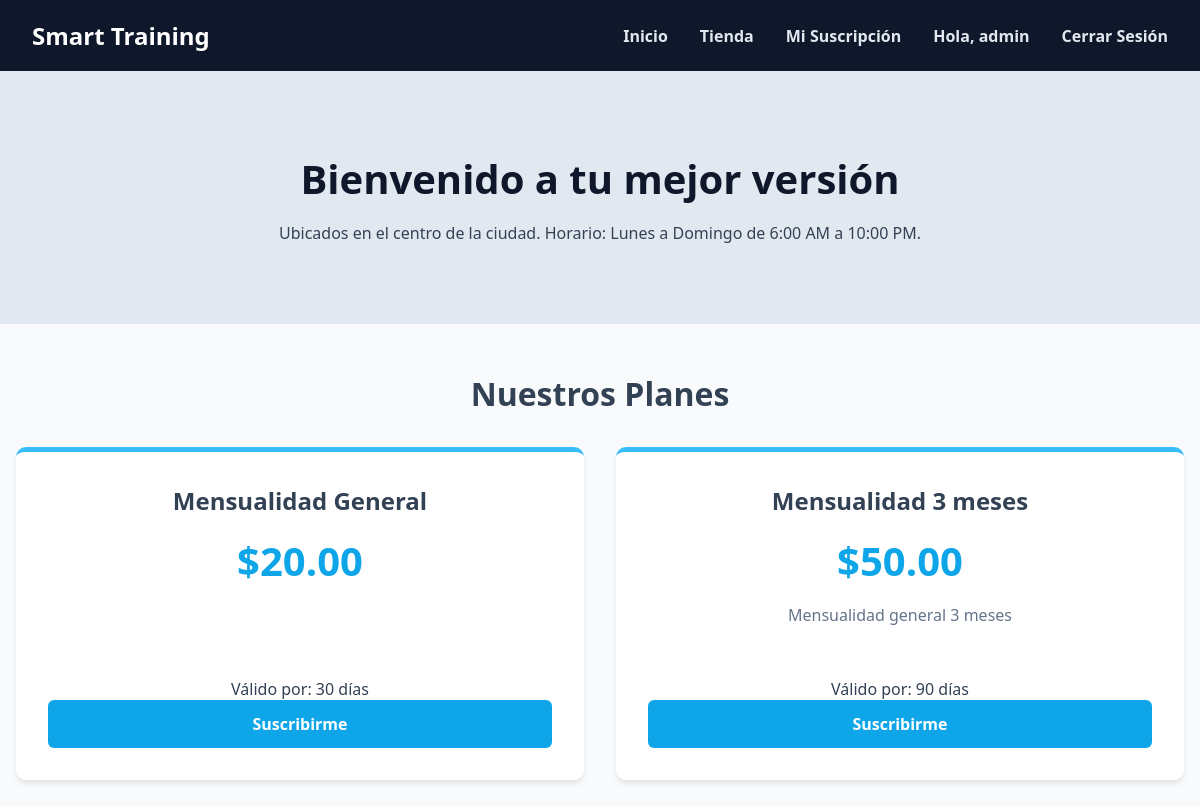
The page /inicio/ (signed in) on the database as committed earlier.
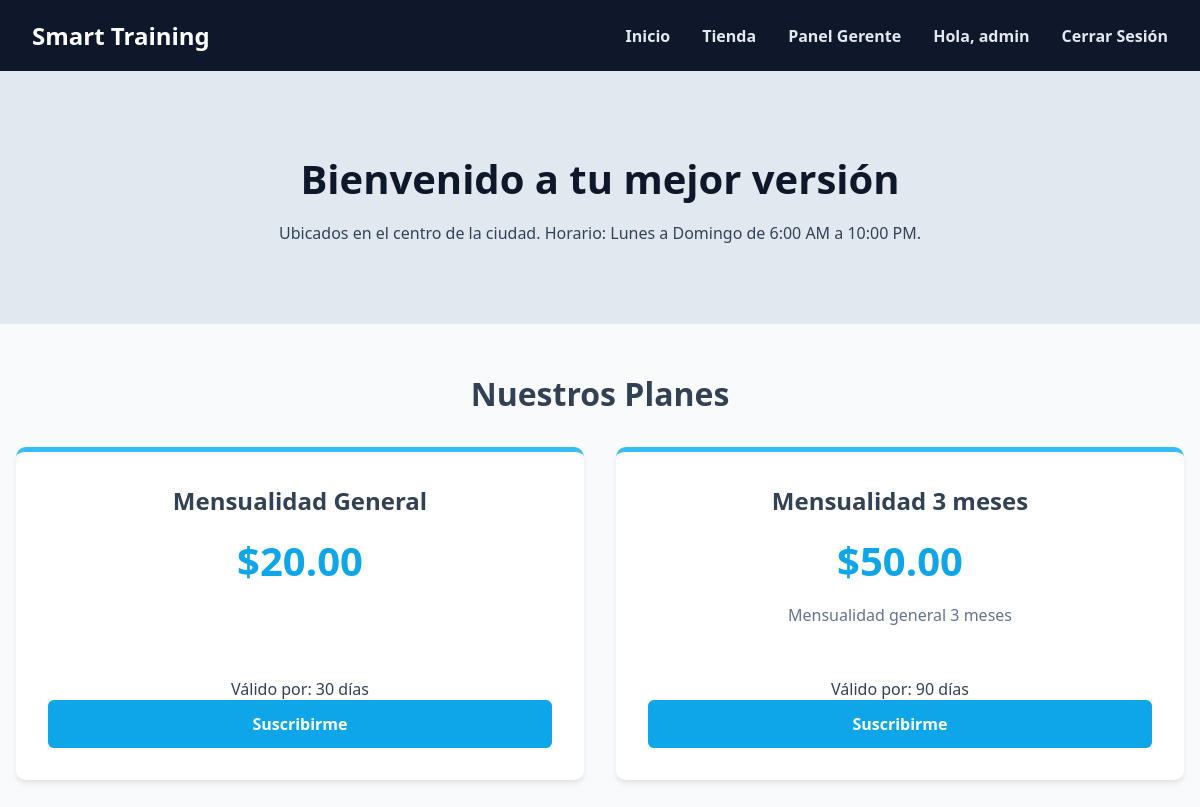
The same page on the database as committed later.
### users/models.py (models this page shows, shortened)
class CustomUser(AbstractUser):
    is_client = models.BooleanField(default=True, verbose_name="Es Cliente")
    is_manager = models.BooleanField(default=False, verbose_name="Es Gerente")
    is_trainer = models.BooleanField(default=False, verbose_name="Es Entrenador")
    cedula = models.CharField(max_length=20, unique=True, null=True, blank=True, verbose_name="Cédula de Identidad")
    telefono = models.CharField(max_length=20, blank=True, null=True, verbose_name="Teléfono")
    class Meta:
        verbose_name = "Usuario"
        verbose_name_plural = "Usuarios"

### memberships/models.py (models this page shows)
class Plan(models.Model):
    nombre = models.CharField(max_length=100, verbose_name="Nombre del Plan")
    descripcion = models.TextField(blank=True, verbose_name="Descripción del Plan")
    precio = models.DecimalField(max_digits=10, decimal_places=2, verbose_name="Precio ($)")
    duracion_dias = models.PositiveIntegerField(default=30, verbose_name="Duración en Días", help_text="Ejemplo: 30 para un mes estándar.")
    class Meta:
        verbose_name = "Plan"
        verbose_name_plural = "Planes"
    def __str__(self):
        return f"{self.nombre} - ${self.precio}"

### memberships/views.py (the view, shortened to what this page needs)
# urls.py: path('inicio/', inicio, name='inicio'),
@login_required
def inicio(request):
    planes = Plan.objects.all()
    form = SuscripcionForm()
    suscripcion_actual = Suscripcion.objects.filter(
        usuario=request.user,
        estado__in=['activa', 'pendiente']
    ).first()
    return render(request, 'dashboard_inicio.html', {
        'planes': planes,
        'form': form,
        'suscripcion': suscripcion_actual
    })

### templates/dashboard_inicio.html (shortened to what this page needs)
{% load static %}
<!DOCTYPE html>
<html lang="es">
<head>
    <link rel="stylesheet" href="{% static 'css/estilos.css' %}">
</head>
<body>
    {% include 'includes/navbar_cliente.html' %}
    <main class="main-content">
        <section class="hero">
            <h2>Bienvenido a tu mejor versión</h2>
            <p>Ubicados en el centro de la ciudad. Horario: Lunes a Domingo de 6:00 AM a 10:00 PM.</p>
        </section>
        <section class="planes-section">
            <h3>Nuestros Planes</h3>
            <div class="planes-grid">
                {% for plan in planes %}
                <div class="plan-card">
                    <h4>{{ plan.nombre }}</h4>
                    <p class="precio">${{ plan.precio }}</p>
                    <p class="descripcion">{{ plan.descripcion }}</p>
                    <p class="duracion">Válido por: {{ plan.duracion_dias }} días</p>
                    <button class="btn-suscribir" onclick="seleccionarPlan('{{ plan.id }}')">Suscribirme</button>
                </div>
                {% empty %}
                <p>No hay planes disponibles por el momento.</p>
                {% endfor %}
            </div>
        </section>
    </main>
</body>
</html>

### templates/includes/navbar_cliente.html
<header class="header">
    <nav class="nav-bar">
        <h1>Smart Training</h1>
        <ul class="nav-links">
            <li><a href="{% url 'inicio' %}">Inicio</a></li>
            <li><a href="{% url 'tienda_inicio' %}">Tienda</a></li>
            {% if user.is_authenticated %}
                {% if user.is_manager %}
                    <li><a href="{% url 'dashboard_gerente' %}">Panel Gerente</a></li>
                {% else %}
                    <li><a href="{% url 'dashboard_cliente' %}">Mi Suscripción</a></li>
                {% endif %}
                <li><a href="#">Hola, {{ user.username }}</a></li>
                <li><a href="{% url 'logout' %}">Cerrar Sesión</a></li>
            {% else %}
                <li><a href="{% url 'login' %}">Ingresar</a></li>
                <li><a href="{% url 'registro' %}">Registrarse</a></li>
            {% endif %}
        </ul>
    </nav>
</header>

### static/css/estilos.css (style rules this page uses)
* { margin: 0; padding: 0; box-sizing: border-box; font-family: 'Segoe UI', Tahoma, Geneva, Verdana, sans-serif; }
body { background-color: #f8fafc; color: #334155; }
.header { background-color: #0f172a; color: #ffffff; padding: 1.2rem 2rem; }
.nav-bar { display: flex; justify-content: space-between; align-items: center; max-width: 1200px; margin: 0 auto; }
.nav-links { list-style: none; display: flex; gap: 2rem; }
.nav-links a { color: #e2e8f0; text-decoration: none; font-weight: 600; transition: color 0.3s; }
.hero { text-align: center; padding: 5rem 1rem; background-color: #e2e8f0; margin-bottom: 3rem; }
.hero h2 { font-size: 2.5rem; margin-bottom: 1rem; color: #0f172a; }
.planes-section { max-width: 1200px; margin: 0 auto; padding: 0 1rem 4rem 1rem; text-align: center; }
.planes-section h3 { font-size: 2rem; margin-bottom: 2rem; }
.planes-grid { display: grid; grid-template-columns: repeat(auto-fit, minmax(280px, 1fr)); gap: 2rem; }
.plan-card { background: #ffffff; border-radius: 10px; padding: 2rem; box-shadow: 0 4px 6px -1px rgba(0, 0, 0, 0.1); transition: transform 0.3s ease; border-top: 5px solid #38bdf8; }
.plan-card h4 { font-size: 1.5rem; margin-bottom: 0.5rem; }
.precio { font-size: 2.5rem; font-weight: bold; color: #0ea5e9; margin: 1rem 0; }
.descripcion { color: #64748b; margin-bottom: 1.5rem; min-height: 50px; }
.btn-suscribir { background-color: #0ea5e9; color: white; border: none; padding: 0.8rem 1.5rem; border-radius: 6px; cursor: pointer; width: 100%; font-size: 1rem; font-weight: bold; transition: background-color 0.3s; }

Rows that differ between the two databases and show on the page:
changed CustomUser "admin": is_manager False → True (drawn)
Other text that changed with them:
text no longer shown: "Mi Suscripción"
text now shown: "Panel Gerente"
